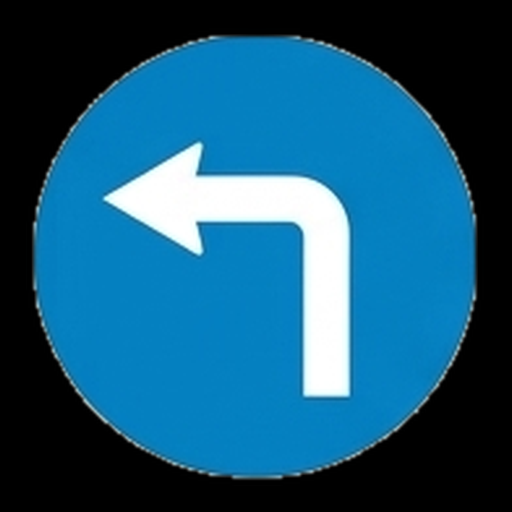
#> input picture P2.NhanDienBienBao/data/DuLieuBienBaoPNG/ReTrai.png, 512 x 512 px
$ python prepare_yolo11_10signs_dataset.py
#> lines starting #> are read from the running program, lines starting #| are printed output that depends on the picture
"""
Tạo bộ dữ liệu chuẩn YOLO11 cho 10 biển báo đầu tiên (Hybrid: Ảnh thật Việt Nam + Ảnh tổng hợp từ PNG).
Chạy:
    py P2.NhanDienBienBao/prepare_yolo11_10signs_dataset.py
Kết quả:
    - P2.NhanDienBienBao/yolo11_10signs_dataset/ (images/train, images/val, labels/train, labels/val, data.yaml)
    - P2.NhanDienBienBao/yolo11_10signs_dataset.zip (sẵn sàng upload lên Google Colab GPU)
"""

import os
import random
import shutil
import zipfile
from collections import Counter

import cv2
import numpy as np

# 10 biển báo đầu tiên theo đúng thứ tự 1 -> 10 trong bảng biển báo
YOLO_CLASSES_10 = [
    ("left",        "ReTrai.png",        52),  # 0: 1. Chỉ được rẽ trái
    ("no_left",     "CamReTrai.png",     17),  # 1: 2. Cấm rẽ trái
    ("right",       "RePhai.png",        53),  # 2: 3. Chỉ được rẽ phải
    ("no_right",    "CamRePhai.png",     18),  # 3: 4. Cấm rẽ phải
    ("straight",    "DiThang.png",       None),  # 4: 5. Chỉ được đi thẳng
    ("stop",        "DungStop.png",      64),  # 5: 6. Dừng lại (STOP)
    ("no_straight", "CamDiThang.png",    None),  # 6: 7. Cấm đi thẳng
    ("no_entry",    "CamNguocChieu.png", 0),   # 7: 8. Cấm đi ngược chiều
    ("speed_30",    "TocDo30.png",       62),  # 8: 9. Tốc độ tối đa 30 km/h
    ("speed_60",    "TocDo60.png",       12),  # 9: 10. Tốc độ tối đa 60 km/h
]

VN_TO_YOLO = {vn_id: idx for idx, (_, _, vn_id) in enumerate(YOLO_CLASSES_10) if vn_id is not None}

BASE_DIR = os.path.dirname(os.path.abspath(__file__))
PNG_DIR = os.path.join(BASE_DIR, "data", "DuLieuBienBaoPNG")
VN_DATASET_DIR = os.path.join(BASE_DIR, "traffic-sign-detection-vietnam", "dataset")
OUT_DIR = os.path.join(BASE_DIR, "yolo11_10signs_dataset")
OUT_ZIP = os.path.join(BASE_DIR, "yolo11_10signs_dataset.zip")

IMG_W, IMG_H = 640, 480
SEED = 42


def load_sign_pngs():
    """Đọc 10 file PNG 4 kênh (BGRA) và cắt gọn sát biên alpha để bbox chính xác tuyệt đối."""
    signs = {}
    for cls_id, (cls_name, fname, _) in enumerate(YOLO_CLASSES_10):
        path = os.path.join(PNG_DIR, fname)
        im = cv2.imread(path, cv2.IMREAD_UNCHANGED)
#> im is the input picture: shape (512, 512, 4); mean B, G, R, A 118.2, 86, 23.5, 150.9
        if im is None:
            raise FileNotFoundError(f"Khong tim thay anh PNG bien bao: {path}")
        if im.ndim == 2:
            im = cv2.cvtColor(im, cv2.COLOR_GRAY2BGRA)
        elif im.shape[2] == 3:
            alpha = np.full((im.shape[0], im.shape[1], 1), 255, dtype=np.uint8)
            im = np.concatenate([im, alpha], axis=2)

        alpha = im[:, :, 3]
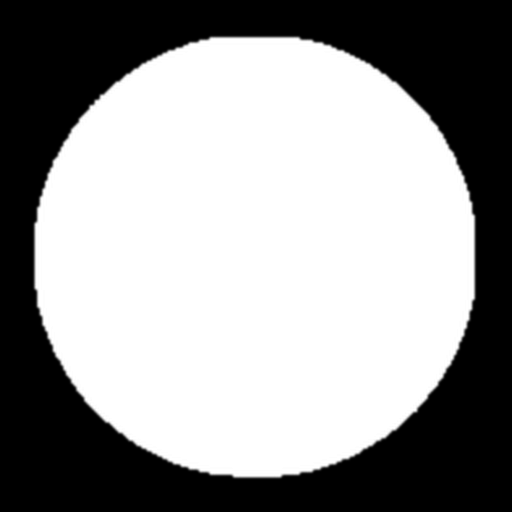
#> alpha: shape (512, 512); min 0, max 255, mean 150.9
        ys, xs = np.where(alpha > 20)
        if len(xs) > 0 and len(ys) > 0:
            x0, x1 = int(xs.min()), int(xs.max()) + 1
#> x0 = 33; x1 = 476
            y0, y1 = int(ys.min()), int(ys.max()) + 1
#> y0 = 36; y1 = 479
            im = im[y0:y1, x0:x1]
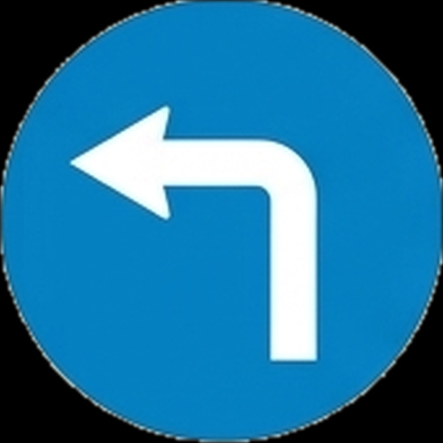
#> im: shape (443, 443, 4); mean B, G, R, A 157.8, 114.9, 31.3, 201.5
        signs[cls_id] = im
#> pass 2 of the loop in load_sign_pngs, `for cls_id, (cls_name, fname, _) in enumerate(YOLO_CLASSES_10):`:
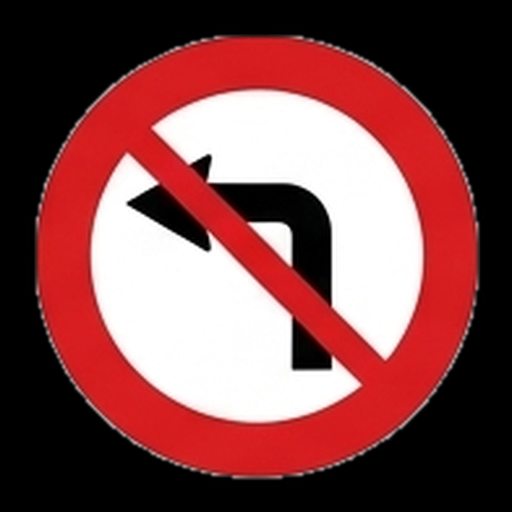
#> input picture P2.NhanDienBienBao/data/DuLieuBienBaoPNG/CamReTrai.png, 512 x 512 px
#> in load_sign_pngs, im is the input picture: shape (512, 512, 4); mean B, G, R, A 75, 74.2, 127.4, 150.9
#> in load_sign_pngs, `alpha = im[:, :, 3]`:
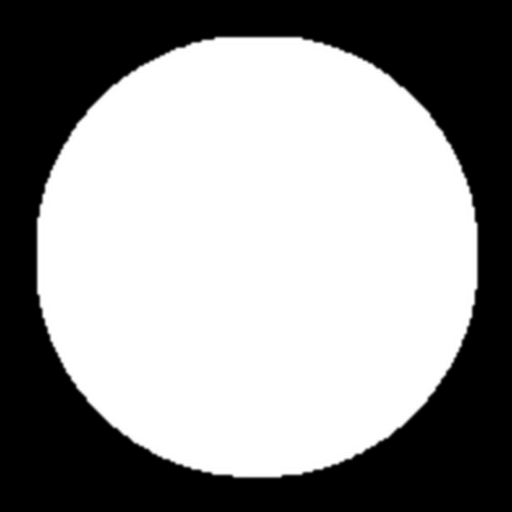
#> alpha: shape (512, 512); min 0, max 255, mean 150.9
#> x0 = 36; x1 = 479
#> in load_sign_pngs, `im = im[y0:y1, x0:x1]`:
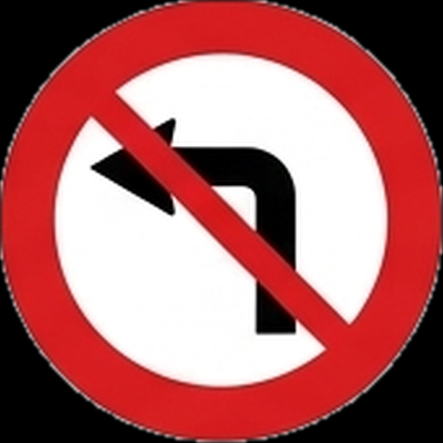
#> im: shape (443, 443, 4); mean B, G, R, A 100.2, 99, 170.1, 201.5
#> pass 3 of the loop in load_sign_pngs, `for cls_id, (cls_name, fname, _) in enumerate(YOLO_CLASSES_10):`:
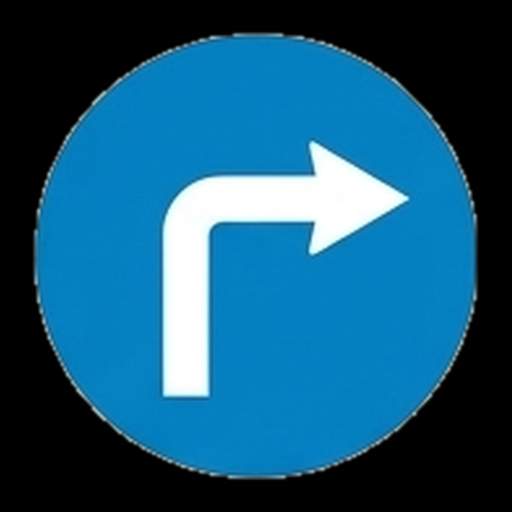
#> input picture P2.NhanDienBienBao/data/DuLieuBienBaoPNG/RePhai.png, 512 x 512 px
#> in load_sign_pngs, im is the input picture: shape (512, 512, 4); mean B, G, R, A 118.2, 86, 23.4, 150.8
#> in load_sign_pngs, `alpha = im[:, :, 3]`:
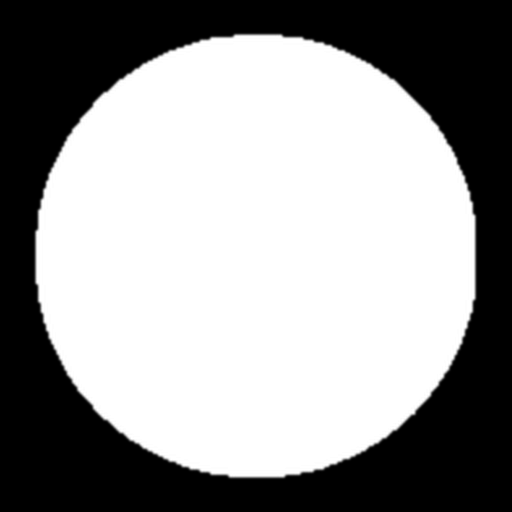
#> alpha: shape (512, 512); min 0, max 255, mean 150.8
#> x0 = 34; x1 = 477
#> y0 = 33
#> in load_sign_pngs, `im = im[y0:y1, x0:x1]`:
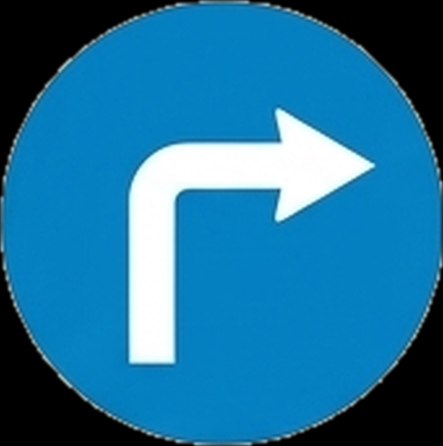
#> im: shape (446, 443, 4); mean B, G, R, A 156.7, 114, 31, 200.1
#> the loop made 8 passes; the first 3 are shown
    return signs


# [432 lines left out: functions make_synthetic_room_bg, load_real_bg_image, warp_sign_bgra, augment_sign_appearance, maybe_draw_hand_occlusion, augment_full_frame_lighting and 5 more, not called in this run]


def main():
    rng = random.Random(SEED)
    np.random.seed(SEED)

    if os.path.exists(OUT_DIR):
        shutil.rmtree(OUT_DIR)

    print("[1/5] Dang nap 10 anh PNG bien bao goc...")
    signs_bgra = load_sign_pngs()

    print("[2/5] Dang quet anh that tu traffic-sign-detection-vietnam...")
    real_train, bg_train = collect_vn_real_samples("train", max_per_class=160, rng=rng)
    real_val, bg_val = collect_vn_real_samples("val", max_per_class=35, rng=rng)
    print(f"      -> Real train: {len(real_train)} anh | Real val: {len(real_val)} anh")
    print(f"      -> Background pool: train={len(bg_train)}, val={len(bg_val)}")

    # Số mẫu tổng hợp cho từng lớp (2 lớp chưa có ảnh thật trong VN dataset sẽ được bù thêm)
    synth_train_per_cls = {
        cid: (400 if vn_id is None else 260)
        for cid, (_, _, vn_id) in enumerate(YOLO_CLASSES_10)
    }
    synth_val_per_cls = {
        cid: (65 if vn_id is None else 45)
        for cid, (_, _, vn_id) in enumerate(YOLO_CLASSES_10)
    }

    print("[3/5] Dang sinh tap TRAIN (Hybrid Real + Synthetic + Negative)...")
    n_train, cnt_train = generate_split("train", signs_bgra, real_train, bg_train, synth_train_per_cls, neg_count=180, rng=rng)

    print("[4/5] Dang sinh tap VAL...")
    n_val, cnt_val = generate_split("val", signs_bgra, real_val, bg_val, synth_val_per_cls, neg_count=35, rng=rng)

    yaml_path = write_data_yaml()
    print(f"\n[OK] Da tao data.yaml: {yaml_path}")
    print(f"     Tong so anh: train={n_train}, val={n_val}")
    print("     Phan bo so khung nhan theo tung bien bao:")
    for cid, (cls_name, _, _) in enumerate(YOLO_CLASSES_10):
        print(f"       {cid}: {cls_name:12s} | train={cnt_train[cid]:4d} | val={cnt_val[cid]:3d}")

    print("\n[5/5] Dang dong goi thanh file ZIP de upload len Google Colab...")
    size_mb = zip_dataset()
    print(f"[DONE] File ZIP san sang tai: {OUT_ZIP} ({size_mb:.1f} MB)")


if __name__ == "__main__":
#> (the run stopped early here; a loop or call above may not have finished)
